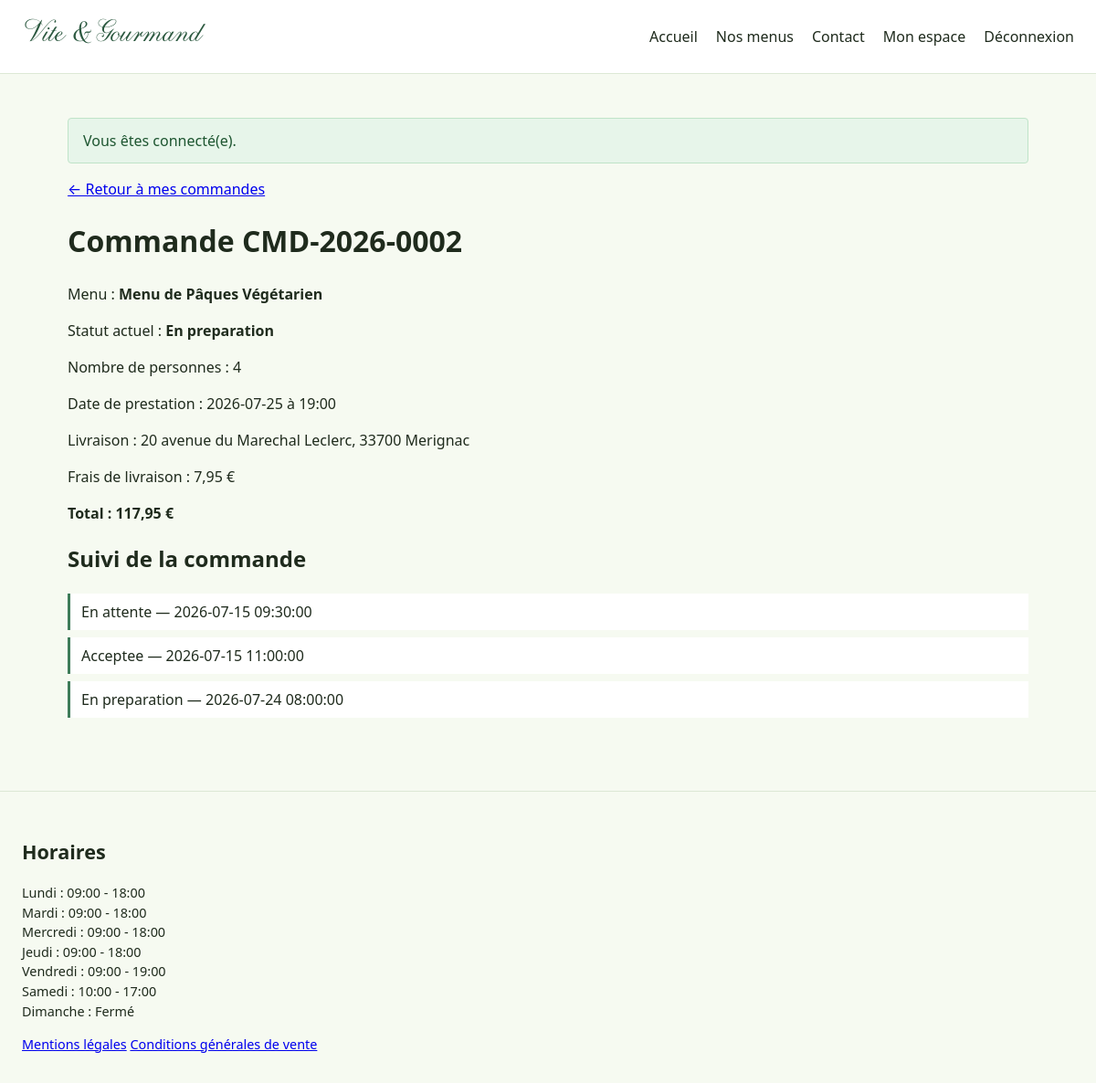
The app's page /utilisateur/commande.php?id=2 (signed in) with its own data.
### tables this page shows
CREATE TABLE commande (
    commande_id            INT UNSIGNED AUTO_INCREMENT PRIMARY KEY,
    numero_commande         VARCHAR(20) NOT NULL UNIQUE,
    utilisateur_id           INT UNSIGNED NOT NULL,
    menu_id                  INT UNSIGNED NOT NULL,
    statut_id                TINYINT UNSIGNED NOT NULL,
    date_commande            DATETIME NOT NULL DEFAULT CURRENT_TIMESTAMP,
    date_prestation          DATE NOT NULL,
    heure_livraison          TIME NOT NULL,
    adresse_livraison        VARCHAR(180) NOT NULL,
    ville_livraison          VARCHAR(100) NOT NULL,
    code_postal_livraison    VARCHAR(10) NOT NULL,
    distance_km               DECIMAL(6,2) NOT NULL DEFAULT 0,    
    frais_livraison           DECIMAL(6,2) NOT NULL DEFAULT 0,    
    nombre_personnes          SMALLINT UNSIGNED NOT NULL,
    prix_menu_unitaire        DECIMAL(8,2) NOT NULL,              
    reduction_pourcentage     DECIMAL(4,2) NOT NULL DEFAULT 0,    
    prix_total                DECIMAL(8,2) NOT NULL,
    pret_materiel             TINYINT(1) NOT NULL DEFAULT 0,
    materiel_restitue         TINYINT(1) NULL,
    materiel_date_limite      DATETIME NULL,                      
    motif_annulation          TEXT NULL,
    mode_contact_annulation   VARCHAR(30) NULL,                   
    date_creation             DATETIME NOT NULL DEFAULT CURRENT_TIMESTAMP,
    date_modification         DATETIME NOT NULL DEFAULT CURRENT_TIMESTAMP ON UPDATE CURRENT_TIMESTAMP,
    CONSTRAINT fk_commande_utilisateur FOREIGN KEY (utilisateur_id) REFERENCES utilisateur (utilisateur_id),
    CONSTRAINT fk_commande_menu        FOREIGN KEY (menu_id)        REFERENCES menu (menu_id),
    CONSTRAINT fk_commande_statut      FOREIGN KEY (statut_id)      REFERENCES statut_commande (statut_id)
);

CREATE TABLE menu (
    menu_id                 INT UNSIGNED AUTO_INCREMENT PRIMARY KEY,
    titre                    VARCHAR(150) NOT NULL,
    description              TEXT NOT NULL,
    theme_id                 TINYINT UNSIGNED NOT NULL,
    nombre_personne_minimum  SMALLINT UNSIGNED NOT NULL DEFAULT 1,
    prix_personne_minimum    DECIMAL(8,2) NOT NULL,         
    conditions               TEXT NULL,                     
    stock_disponible         SMALLINT NOT NULL DEFAULT 0,    
    actif                    TINYINT(1) NOT NULL DEFAULT 1,
    date_creation            DATETIME NOT NULL DEFAULT CURRENT_TIMESTAMP,
    date_modification        DATETIME NOT NULL DEFAULT CURRENT_TIMESTAMP ON UPDATE CURRENT_TIMESTAMP,
    CONSTRAINT fk_menu_theme FOREIGN KEY (theme_id) REFERENCES theme (theme_id)
);

CREATE TABLE statut_commande (
    statut_id  TINYINT UNSIGNED AUTO_INCREMENT PRIMARY KEY,
    code       VARCHAR(30) NOT NULL UNIQUE,
    libelle    VARCHAR(60) NOT NULL,
    ordre      TINYINT UNSIGNED NULL    
);

CREATE TABLE commande_historique (
    historique_id INT UNSIGNED AUTO_INCREMENT PRIMARY KEY,
    commande_id    INT UNSIGNED NOT NULL,
    statut_id      TINYINT UNSIGNED NOT NULL,
    date_heure     DATETIME NOT NULL DEFAULT CURRENT_TIMESTAMP,
    commentaire    VARCHAR(255) NULL,
    CONSTRAINT fk_historique_commande FOREIGN KEY (commande_id) REFERENCES commande (commande_id) ON DELETE CASCADE,
    CONSTRAINT fk_historique_statut   FOREIGN KEY (statut_id)   REFERENCES statut_commande (statut_id)
);

CREATE TABLE horaire (
    horaire_id       TINYINT UNSIGNED AUTO_INCREMENT PRIMARY KEY,
    jour             ENUM('lundi','mardi','mercredi','jeudi','vendredi','samedi','dimanche') NOT NULL UNIQUE,
    heure_ouverture  TIME NULL,
    heure_fermeture  TIME NULL,
    ferme            TINYINT(1) NOT NULL DEFAULT 0
);

### src/Config/Database.php (called while the page is built, shortened)
<?php
function getPDO(): PDO
{
    static $pdo = null;
    if ($pdo instanceof PDO) {
        return $pdo;
    }
    $host    = env('DB_HOST', '127.0.0.1');
    $port    = env('DB_PORT', '3306');
    $name    = env('DB_NAME', 'vite_et_gourmand');
    $user    = env('DB_USER', 'root');
    $pass    = env('DB_PASS', '');
    $charset = env('DB_CHARSET', 'utf8mb4');
    $dsn = "mysql:host={$host};port={$port};dbname={$name};charset={$charset}";
    $pdo = new PDO($dsn, $user, $pass, [
        PDO::ATTR_ERRMODE            => PDO::ERRMODE_EXCEPTION,
        PDO::ATTR_DEFAULT_FETCH_MODE => PDO::FETCH_ASSOC,
        PDO::ATTR_EMULATE_PREPARES   => false,
    ]);
    return $pdo;
}

### src/Models/UtilisateurModel.php (called while the page is built, shortened)
<?php
require_once __DIR__ . '/../Config/Database.php';
final class UtilisateurModel
{
    public static function findById(int $id): ?array
    {
        $stmt = getPDO()->prepare(
            'SELECT u.*, r.code AS role_code
             FROM utilisateur u
             JOIN role r ON r.role_id = u.role_id
             WHERE u.utilisateur_id = :id'
        );
        $stmt->execute(['id' => $id]);
        $row = $stmt->fetch();
        return $row === false ? null : $row;
    }
}

### src/Services/AuthService.php (called while the page is built, shortened)
<?php
require_once __DIR__ . '/../Models/UtilisateurModel.php';
final class AuthService
{
    public static function currentUser(): ?array
    {
        return UtilisateurModel::findById((int) $_SESSION['utilisateur_id']);
    }
    public static function requireLogin(): array
    {
        $user = self::currentUser();
        return $user;
    }
}

### src/Models/CommandeModel.php (called while the page is built, shortened)
<?php
require_once __DIR__ . '/../Config/Database.php';
final class CommandeModel
{
    public static function findById(int $id): ?array
    {
        $stmt = getPDO()->prepare(
            'SELECT c.*, sc.code AS statut_code, sc.libelle AS statut_libelle,
                    m.titre AS menu_titre, m.nombre_personne_minimum
             FROM commande c
             JOIN statut_commande sc ON sc.statut_id = c.statut_id
             JOIN menu m ON m.menu_id = c.menu_id
             WHERE c.commande_id = :id'
        );
        $stmt->execute(['id' => $id]);
        $row = $stmt->fetch();
        return $row === false ? null : $row;
    }
    public static function findByIdPourUtilisateur(int $id, int $utilisateurId): ?array
    {
        $commande = self::findById($id);
        return $commande;
    }
    public static function historique(int $commandeId): array
    {
        $stmt = getPDO()->prepare(
            'SELECT ch.*, sc.libelle AS statut_libelle
             FROM commande_historique ch
             JOIN statut_commande sc ON sc.statut_id = ch.statut_id
             WHERE ch.commande_id = :id
             ORDER BY ch.date_heure'
        );
        $stmt->execute(['id' => $commandeId]);
        return $stmt->fetchAll();
    }
}

### src/Helpers/functions.php (called while the page is built, shortened)
<?php
function e(?string $value): string
{
    return htmlspecialchars($value ?? '', ENT_QUOTES, 'UTF-8');
}

### public/utilisateur/commande.php (the view, shortened to what this page needs)
<?php
require_once __DIR__ . '/../../src/Services/AuthService.php';
require_once __DIR__ . '/../../src/Models/CommandeModel.php';
$utilisateur = AuthService::requireLogin();
$id = isset($_GET['id']) && ctype_digit((string) $_GET['id']) ? (int) $_GET['id'] : 0;
$commande = $id > 0 ? CommandeModel::findByIdPourUtilisateur($id, (int) $utilisateur['utilisateur_id']) : null;
$historique = CommandeModel::historique((int) $commande['commande_id']);
require __DIR__ . '/../../src/Views/partials/header.php';
?>
    <p><a href="/utilisateur/index.php">&larr; Retour à mes commandes</a></p>
    <h1>Commande <?= e($commande['numero_commande']) ?></h1>
    <section>
        <p>Menu : <strong><?= e($commande['menu_titre']) ?></strong></p>
        <p>Statut actuel : <strong><?= e($commande['statut_libelle']) ?></strong></p>
        <p>Nombre de personnes : <?= (int) $commande['nombre_personnes'] ?></p>
        <p>Date de prestation : <?= e($commande['date_prestation']) ?> à <?= e(substr($commande['heure_livraison'], 0, 5)) ?></p>
        <p>Livraison : <?= e($commande['adresse_livraison']) ?>, <?= e($commande['code_postal_livraison']) ?> <?= e($commande['ville_livraison']) ?></p>
        <p>Frais de livraison : <?= number_format((float) $commande['frais_livraison'], 2, ',', ' ') ?> €</p>
        <p><strong>Total : <?= number_format((float) $commande['prix_total'], 2, ',', ' ') ?> €</strong></p>
    </section>
    <?php if (!empty($historique)): ?>
        <section>
            <h2>Suivi de la commande</h2>
            <ul class="suivi-commande">
                <?php foreach ($historique as $etape): ?>
                    <li><?= e($etape['statut_libelle']) ?> — <?= e($etape['date_heure']) ?></li>
                <?php endforeach; ?>
            </ul>
        </section>
    <?php endif; ?>
<?php
require __DIR__ . '/../../src/Views/partials/footer.php';

### src/Views/partials/footer.php
<?php
$horaires = getPDO()->query(
    "SELECT jour, heure_ouverture, heure_fermeture, ferme FROM horaire
     ORDER BY FIELD(jour, 'lundi','mardi','mercredi','jeudi','vendredi','samedi','dimanche')"
)->fetchAll();
?>
</main>
<footer>
    <section aria-label="Horaires d'ouverture">
        <h2>Horaires</h2>
        <ul>
            <?php foreach ($horaires as $h): ?>
                <li>
                    <?= htmlspecialchars(ucfirst($h['jour'])) ?> :
                    <?= $h['ferme']
                        ? 'Fermé'
                        : htmlspecialchars(substr($h['heure_ouverture'], 0, 5) . ' - ' . substr($h['heure_fermeture'], 0, 5)) ?>
                </li>
            <?php endforeach; ?>
        </ul>
    </section>
    <nav aria-label="Informations légales">
        <a href="/mentions-legales.php">Mentions légales</a>
        <a href="/cgv.php">Conditions générales de vente</a>
    </nav>
</footer>
</body>
</html>

### public/assets/css/style.css (style rules this page uses)
* { box-sizing: border-box; }
html { overflow-x: hidden; }
body { margin: 0; overflow-x: hidden; font-family: system-ui, -apple-system, "Segoe UI", Roboto, sans-serif; color: #1F2B1D; background: #F6FAF1; line-height: 1.5; }
footer { border-top: 1px solid #DCE8D5; padding: 2rem 1.5rem; margin-top: 2rem; font-size: 0.9rem; }
footer ul { list-style: none; padding: 0; }
.suivi-commande { list-style: none; padding: 0; }
.suivi-commande li { padding: 0.5rem 0.75rem; border-left: 3px solid #3E7C59; margin-bottom: 0.5rem; background: #fff; }

### records on screen
commande: numero_commande "CMD-2026-0002", menu.titre "Menu de Pâques Végétarien", statut.libelle "En preparation", nombre_personnes "4", date_prestation "2026-07-25", heure_livraison "19:00", adresse_livraison "20 avenue du Marechal Leclerc", code_postal_livraison "33700", ville_livraison "Merignac", frais_livraison "7,95", prix_total "117,95"
commande_historique: statut.libelle "En attente", date_heure "2026-07-15 09:30:00"
commande_historique: statut.libelle "Acceptee", date_heure "2026-07-15 11:00:00"
commande_historique: statut.libelle "En preparation", date_heure "2026-07-24 08:00:00"
horaire: jour "Lundi", heure_ouverture+heure_fermeture "09:00 - 18:00"
horaire: jour "Mardi", heure_ouverture+heure_fermeture "09:00 - 18:00"
horaire: jour "Mercredi", heure_ouverture+heure_fermeture "09:00 - 18:00"
horaire: jour "Jeudi", heure_ouverture+heure_fermeture "09:00 - 18:00"
horaire: jour "Vendredi", heure_ouverture+heure_fermeture "09:00 - 19:00"
horaire: jour "Samedi", heure_ouverture+heure_fermeture "10:00 - 17:00"
horaire: jour "Dimanche", ferme "Fermé"

### other values on screen
$flash['message'] "Vous êtes connecté(e)."
